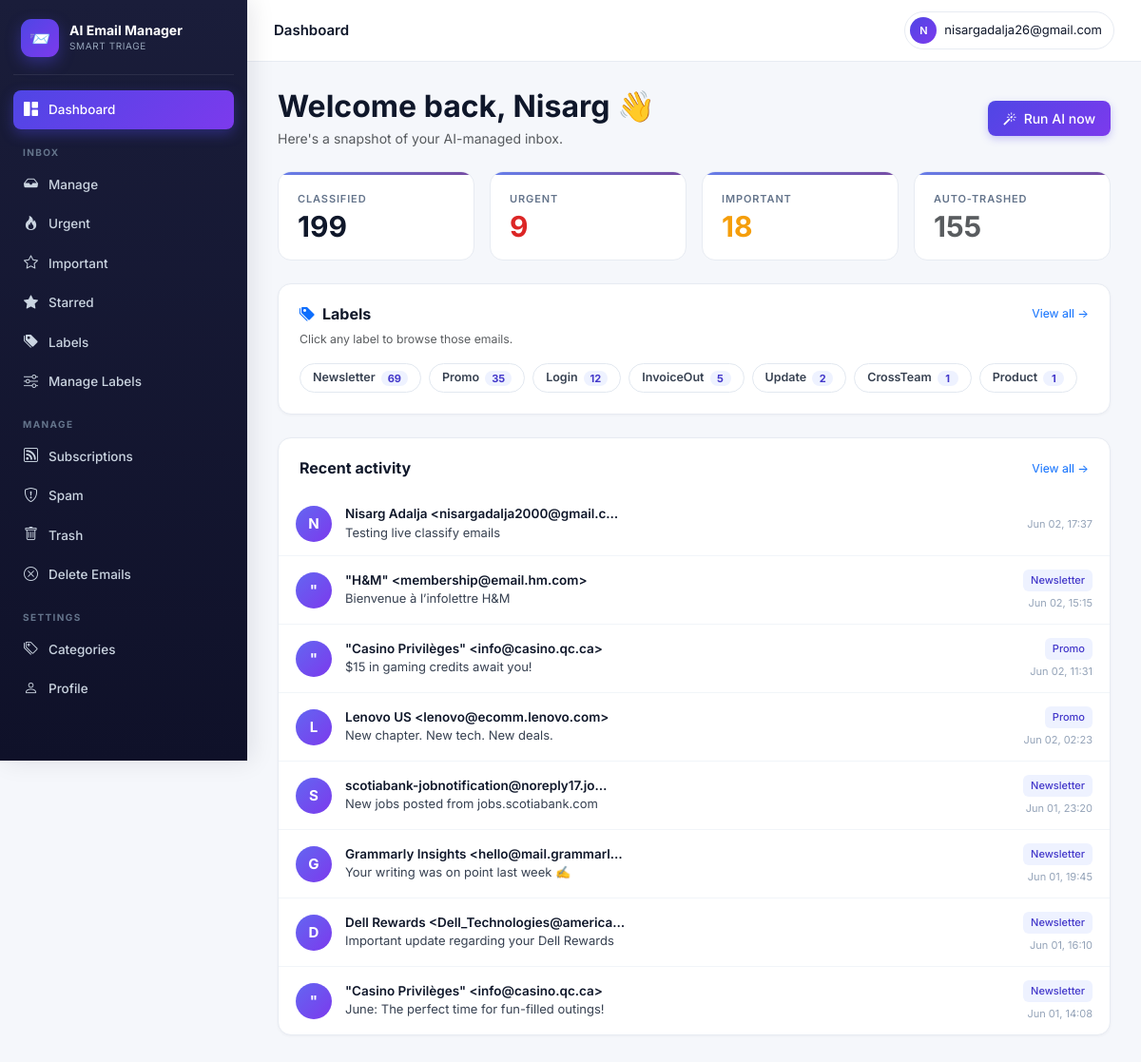
/accounts/dashboard/ (signed in), run on the app's committed database.
### accounts/models.py (models this page shows, shortened)
class ClassifiedEmail(models.Model):
    user            = models.ForeignKey(User, on_delete=models.CASCADE, related_name="classified_emails")
    gmail_id        = models.CharField(max_length=64)
    thread_id       = models.CharField(max_length=64, blank=True)
    subject         = models.CharField(max_length=500, blank=True)
    sender          = models.CharField(max_length=300, blank=True)
    sender_email    = models.CharField(max_length=200, blank=True)
    snippet         = models.TextField(blank=True)
    received_at     = models.DateTimeField(null=True, blank=True)
    category        = models.ForeignKey(EmailCategory, on_delete=models.SET_NULL, null=True, blank=True)
    custom_category = models.ForeignKey(UserCustomCategory, on_delete=models.SET_NULL, null=True, blank=True)
    importance      = models.IntegerField(default=3)
    is_urgent       = models.BooleanField(default=False)
    is_event        = models.BooleanField(default=False)
    event_when      = models.CharField(max_length=120, blank=True)
    reason          = models.TextField(blank=True)
    action_taken    = models.CharField(max_length=16, default="kept")
    unsubscribe_url = models.URLField(max_length=1000, blank=True)
    classified_at   = models.DateTimeField(auto_now_add=True)
    class Meta:
        unique_together = [("user", "gmail_id")]
        indexes = [models.Index(fields=["user", "-received_at"])]

class EmailCategory(models.Model):
    slug         = models.SlugField(max_length=64, unique=True)
    name         = models.CharField(max_length=120)
    short_label  = models.CharField(max_length=32)
    group        = models.CharField(max_length=64)
    description  = models.TextField(blank=True)
    default_tier = models.CharField(max_length=16, choices=TIER_CHOICES, default="normal")

### accounts/views.py (the view)
# urls.py: path("dashboard/",        views.dashboard,       name="dashboard"),
@login_required
def dashboard(request):
    profile = _ensure_profile(request)
    if not profile.onboarded:
        return redirect("onboarding_step1")
    if not hasattr(request.user, "google_account"):
        return redirect("google_start")
    stats = {
        "total":     ClassifiedEmail.objects.filter(user=request.user).count(),
        "important": ClassifiedEmail.objects.filter(user=request.user, importance__gte=4).count(),
        "urgent":    ClassifiedEmail.objects.filter(user=request.user, is_urgent=True).count(),
        "trashed":   ClassifiedEmail.objects.filter(user=request.user, action_taken="trashed").count(),
    }
    recent = (ClassifiedEmail.objects.filter(user=request.user)
              .select_related("category").order_by("-received_at")[:8])
    label_counts = (ClassifiedEmail.objects
                    .filter(user=request.user, category__isnull=False)
                    .values("category__id", "category__short_label")
                    .annotate(count=Count("id"))
                    .order_by("-count")[:12])
    custom_label_counts = (ClassifiedEmail.objects
                           .filter(user=request.user, custom_category__isnull=False)
                           .values("custom_category__id", "custom_category__name")
                           .annotate(count=Count("id"))
                           .order_by("-count")[:6])
    return render(request, "dashboard.html", {
        "google_acc": request.user.google_account, "profile": profile,
        "stats": stats, "recent": recent,
        "label_counts": label_counts,
        "custom_label_counts": custom_label_counts,
    })

### accounts/context_processors.py (called while the page is built)
def active_job(request):
    if not request.user.is_authenticated:
        return {}
    job = (ClassificationJob.objects
           .filter(user=request.user, status__in=["pending", "running"])
           .order_by("-id").first())
    return {"global_active_job": job}

### accounts/views.py (called while the page is built)
def _ensure_profile(request):
    profile, _ = UserProfile.objects.get_or_create(
        user=request.user, defaults={"full_name": request.user.get_full_name()},
    )
    return profile

### templates/dashboard.html (shortened to what this page needs)
{% extends "base.html" %}{% block title %}Dashboard{% endblock %}
{% block topbar_title %}Dashboard{% endblock %}
{% block body %}
<div class="dash-header">
  <div>
    <h2 class="mb-1 fw-bold">Welcome back{% if user.first_name %}, {{ user.first_name }}{% endif %} 👋</h2>
    <p class="text-muted mb-0">Here's a snapshot of your AI-managed inbox.</p>
  </div>
  <a href="{% url 'manage_emails' %}" class="btn btn-primary"><i class="bi bi-magic me-1"></i> Run AI now</a>
</div>
<div class="row g-3 mb-4">
  <div class="col-6 col-md-3">
    <div class="stat-card">
      <div class="stat-label">Classified</div>
      <div class="stat-value">{{ stats.total }}</div>
    </div>
  </div>
  <div class="col-6 col-md-3">
    <a href="{% url 'urgent' %}" style="text-decoration:none">
      <div class="stat-card hover-lift">
        <div class="stat-label">Urgent</div>
        <div class="stat-value" style="color:var(--critical)">{{ stats.urgent }}</div>
      </div>
    </a>
  </div>
  <div class="col-6 col-md-3">
    <a href="{% url 'important' %}" style="text-decoration:none">
      <div class="stat-card hover-lift">
        <div class="stat-label">Important</div>
        <div class="stat-value" style="color:var(--important)">{{ stats.important }}</div>
      </div>
    </a>
  </div>
  <div class="col-6 col-md-3">
    <a href="{% url 'trash' %}" style="text-decoration:none">
      <div class="stat-card hover-lift">
        <div class="stat-label">Auto-trashed</div>
        <div class="stat-value text-muted">{{ stats.trashed }}</div>
      </div>
    </a>
  </div>
</div>
{% if label_counts %}
<div class="card-modern mb-4">
  <div class="d-flex justify-content-between align-items-center mb-2">
    <h6 class="mb-0 fw-bold"><i class="bi bi-tags-fill text-primary me-2"></i>Labels</h6>
    <a href="{% url 'labels' %}" class="small text-primary text-decoration-none">View all →</a>
  </div>
  <p class="text-muted small mb-3">Click any label to browse those emails.</p>
  <div class="lbl-strip">
    {% for l in label_counts %}
      <a href="{% url 'manage_emails' %}?category={{ l.category__id }}" class="lbl-chip">
        <span>{{ l.category__short_label }}</span>
        <span class="cnt">{{ l.count }}</span>
      </a>
    {% endfor %}
  </div>
</div>
{% endif %}
<div class="card-modern">
  <div class="d-flex justify-content-between align-items-center mb-3">
    <h6 class="mb-0 fw-bold">Recent activity</h6>
    <a href="{% url 'manage_emails' %}" class="small text-primary text-decoration-none">View all →</a>
  </div>
  <ul class="elist" style="margin:0 -22px -22px">
    {% for e in recent %}
      <li class="elist-item" onclick="window.location='{% url 'email_detail' e.gmail_id %}'">
        <div class="elist-avatar" style="background:linear-gradient(135deg,#6366f1,#7c3aed)">{{ e.sender|slice:":1"|upper }}</div>
        <div class="elist-body">
          <div class="elist-sender">{{ e.sender|truncatechars:40 }}</div>
          <div class="elist-subject">{{ e.subject|truncatechars:65 }}</div>
        </div>
        <div class="elist-meta">
          {% if e.category %}<span class="badge-cat">{{ e.category.short_label }}</span>{% endif %}
          <span class="elist-time">{{ e.received_at|date:"M d, H:i" }}</span>
        </div>
      </li>
    {% empty %}
      <li class="elist-empty" style="padding:36px">
        <i class="bi bi-inbox"></i>
        <strong>No emails classified yet</strong>
        <p class="small mt-1 mb-0"><a href="{% url 'manage_emails' %}" class="text-primary">Run AI →</a></p>
      </li>
    {% endfor %}
  </ul>
</div>
{% endblock %}

### templates/base.html (shortened to what this page needs)
{% load static %}
<!doctype html>
<html lang="en">
<head>
<link href="https://cdn.jsdelivr.net/npm/bootstrap@5.3.3/dist/css/bootstrap.min.css" rel="stylesheet">
<link href="https://cdn.jsdelivr.net/npm/bootstrap-icons@1.11.3/font/bootstrap-icons.css" rel="stylesheet">
</head>
<body>
<div class="app-shell">
  <aside class="sidebar" id="sidebar">
    <div class="brand">
      <div class="brand-logo">📨</div>
      <div>
        <div class="brand-name">AI Email Manager</div>
        <div class="brand-sub">Smart triage</div>
      </div>
    </div>
    <nav>
      <a class="side-link {% if request.resolver_match.url_name == 'dashboard' %}active{% endif %}" href="{% url 'dashboard' %}">
        <i class="bi bi-grid-1x2-fill"></i> Dashboard
      </a>
      <div class="side-section">Inbox</div>
      <a class="side-link {% if request.resolver_match.url_name == 'manage_emails' %}active{% endif %}" href="{% url 'manage_emails' %}">
        <i class="bi bi-inbox-fill"></i> Manage
      </a>
      <a class="side-link {% if request.resolver_match.url_name == 'urgent' %}active{% endif %}" href="{% url 'urgent' %}">
        <i class="bi bi-fire"></i> Urgent
      </a>
      <a class="side-link {% if request.resolver_match.url_name == 'important' %}active{% endif %}" href="{% url 'important' %}">
        <i class="bi bi-star"></i> Important
      </a>
      <a class="side-link {% if request.resolver_match.url_name == 'starred' %}active{% endif %}" href="{% url 'starred' %}">
        <i class="bi bi-star-fill"></i> Starred
      </a>
      <a class="side-link {% if request.resolver_match.url_name == 'labels' %}active{% endif %}" href="{% url 'labels' %}">
        <i class="bi bi-tags-fill"></i> Labels
      </a>
      <a class="side-link {% if request.resolver_match.url_name == 'manage_labels' %}active{% endif %}" href="{% url 'manage_labels' %}">
        <i class="bi bi-sliders"></i> Manage Labels
      </a>
      <div class="side-section">Manage</div>
      <a class="side-link {% if request.resolver_match.url_name == 'subscriptions' %}active{% endif %}" href="{% url 'subscriptions' %}">
        <i class="bi bi-rss"></i> Subscriptions
      </a>
      <a class="side-link {% if request.resolver_match.url_name == 'spam' %}active{% endif %}" href="{% url 'spam' %}">
        <i class="bi bi-shield-exclamation"></i> Spam
      </a>
      <a class="side-link {% if request.resolver_match.url_name == 'trash' %}active{% endif %}" href="{% url 'trash' %}">
        <i class="bi bi-trash"></i> Trash
      </a>
      <a class="side-link {% if request.resolver_match.url_name == 'delete_emails' %}active{% endif %}" href="{% url 'delete_emails' %}">
        <i class="bi bi-x-circle"></i> Delete Emails
      </a>
      <div class="side-section">Settings</div>
      <a class="side-link {% if request.resolver_match.url_name == 'categories' %}active{% endif %}" href="{% url 'categories' %}">
        <i class="bi bi-tags"></i> Categories
      </a>
      <a class="side-link {% if request.resolver_match.url_name == 'profile' %}active{% endif %}" href="{% url 'profile' %}">
        <i class="bi bi-person"></i> Profile
      </a>
    </nav>
  </aside>
  <div class="main-wrap">
    <header class="topbar">
      <div class="topbar-left">
        <div class="topbar-title">{% block topbar_title %}{% endblock %}</div>
      </div>
      <div class="topbar-right">
        <div class="dropdown">
          <button class="user-chip dropdown-toggle" data-bs-toggle="dropdown" aria-expanded="false">
            <span class="user-avatar">{{ user.email|slice:":1"|upper }}</span>
            <span class="d-none d-sm-inline" style="max-width:180px;overflow:hidden;text-overflow:ellipsis;white-space:nowrap">{{ user.email }}</span>
          </button>
        </div>
      </div>
    </header>
    <main class="main">
      {% block body %}{% endblock %}
    </main>
  </div>
</div>
</body>
</html>

### templates/dashboard.html (style rules this page uses)
.dash-header { display:flex;justify-content:space-between;align-items:center;flex-wrap:wrap;gap:12px;margin-bottom:24px }
.lbl-strip { display:flex;flex-wrap:wrap;gap:8px;margin-top:10px }
.lbl-chip { display:inline-flex;align-items:center;gap:6px;background:#fff;border:1px solid #e2e8f0;border-radius:20px;padding:5px 13px;font-size:12.5px;font-weight:600;color:#374151;text-decoration:none;transition:all .15s;cursor:pointer }
.lbl-chip .cnt { background:#eef2ff;color:#4338ca;border-radius:10px;padding:0 7px;font-size:11px;font-weight:700;min-width:22px;text-align:center }

### data on the page
ClassifiedEmail: sender "N", sender "Nisarg Adalja <nisargadalja2000@gmail.c…", subject "Testing live classify emails", received_at "Jun 02, 17:37"
ClassifiedEmail: sender "\"", sender "\"H&M\" <membership@email.hm.com>", subject "Bienvenue à l’infolettre H&M", category.short_label "Newsletter", received_at "Jun 02, 15:15"
ClassifiedEmail: sender "\"", sender "\"Casino Privilèges\" <info@casino.qc.ca>", subject "$15 in gaming credits await you!", category.short_label "Promo", received_at "Jun 02, 11:31"
ClassifiedEmail: sender "L", sender "Lenovo US <lenovo@ecomm.lenovo.com>", subject "New chapter. New tech. New deals.", category.short_label "Promo", received_at "Jun 02, 02:23"
ClassifiedEmail: sender "S", sender "scotiabank-jobnotification@noreply17.jo…", subject "New jobs posted from jobs.scotiabank.com", category.short_label "Newsletter", received_at "Jun 01, 23:20"
ClassifiedEmail: sender "G", sender "Grammarly Insights <hello@mail.grammarl…", subject "Your writing was on point last week ✍️", category.short_label "Newsletter", received_at "Jun 01, 19:45"
ClassifiedEmail: sender "D", sender "Dell Rewards <Dell_Technologies@america…", subject "Important update regarding your Dell Rewards", category.short_label "Newsletter", received_at "Jun 01, 16:10"
ClassifiedEmail: sender "\"", sender "\"Casino Privilèges\" <info@casino.qc.ca>", subject "June: The perfect time for fun-filled outings!", category.short_label "Newsletter", received_at "Jun 01, 14:08"

### other printed values
{{ user.email|slice:":1"|upper }} "N"
{{ user.email }} "nisargadalja26@gmail.com"
{{ user.first_name }} "Nisarg"
{{ stats.total }} "199"
{{ stats.urgent }} "9"
{{ stats.important }} "18"
{{ stats.trashed }} "155"
{{ l.category__short_label }} "Newsletter" "Promo" "Login" "InvoiceOut" "Update" "CrossTeam" "Product"
{{ l.count }} "69" "35" "12" "5" "2" "1" "1"
